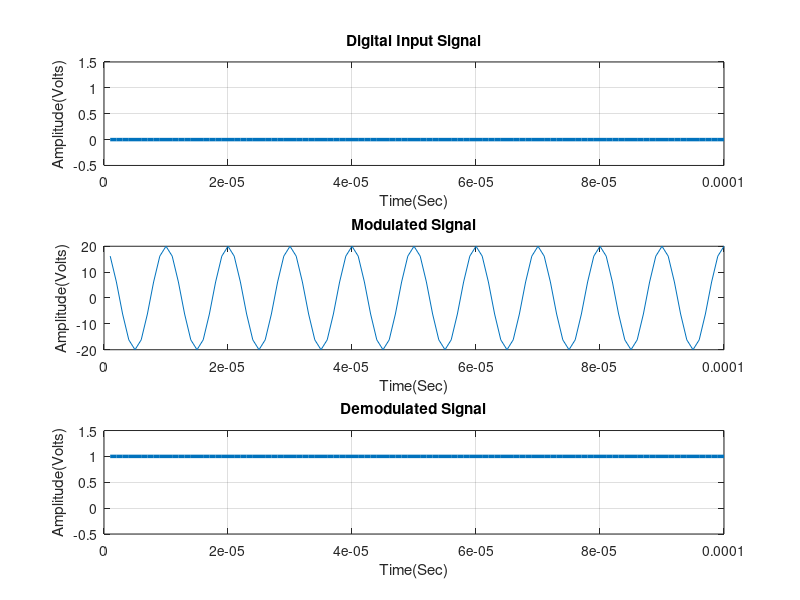

Write MATLAB code to recreate this figure.
% <<<<<<<<<<<<<<<<<<<< Modulation and Demodulation >>>>>>>>>>>>>>>>>>>>
clc, clear all, close all;
% ******************* Digital/Binary input information ********************
x = input('Enter Digital Input Information = ');   % Binary information as stream of bits (binary signal 0 or 1)
N = length(x);
Tb = 0.0001;   %Data rate = 1MHz i.e., bit period (second)
nb = 100;   % Digital signal per bit
t1 = Tb/nb:Tb/nb:Tb*N;   % Time period
t2 = Tb/nb:Tb/nb:Tb;   % Signal time   
% ************* Represent input information as digital signal *************

digit = []; 
for n = 1:1:N
    if x(n) == 1;
       sig = ones(1,nb);
    else x(n) == 0;
        sig = zeros(1,nb);
    end
     digit = [digit sig];
end

figure('Name','ASK Modulation and Demodulation','NumberTitle','off');
subplot(3,1,1);
plot(t1,digit,'LineWidth',2.5);
grid on;
axis([0 Tb*N -0.5 1.5]);
xlabel('Time(Sec)');
ylabel('Amplitude(Volts)');
title('Digital Input Signal');
% **************************** Modulation *****************************
Ac1 = 10;         % Carrier1 Amplitude
Ac2 = 20;         % Carrier2 Amplitude
br = 1/Tb;       % Bit rate
c1 = Ac1*cos(2*pi*100000*t2);      % carrier signal for binary value '1'
c2 = Ac2*cos(2*pi*100000*t2);      % carrier siignal for binary value '0'
mod = [];
for (i = 1:1:N)
    if (x(i) == 0)
        y = c1   % Modulation signal with carrier signal 1
    else
        y = c2   % Modulation signal with carrier signal 2
    end
    mod = [mod y];
end

subplot(3,1,2);
plot(t1,mod);
xlabel('Time(Sec)');
ylabel('Amplitude(Volts)');
title('Modulated Signal');
% ********************* Transmitted signal x ******************************
x = mod;
% ********************* Received signal y *********************************
y = x  % Assuming No Channel Impairments, Recieved Signal = Transmitted Signal
% *************************** Demodulation ****************************
s = length(t2);
demod = [];
for n = s:s:length(y)
  if(y(n-1) == c1(nb-1))
      a = 0
  else
      a = 1
  end
  demod = [demod a]
end
disp('Demodulated Binary Information at Receiver: ');
disp(demod);
% ********** Represent demodulated information as digital signal **********
digit = [];
for n = 1:length(demod);
    if demod(n) == 1;
       sig = ones(1,nb);
    else demod(n) == 0;
        sig = zeros(1,nb);
    end
     digit = [digit sig];
end
subplot(3,1,3)
plot(t1,digit,'LineWidth',2.5);grid on;
axis([0 Tb*length(demod) -0.5 1.5]);
xlabel('Time(Sec)');
ylabel('Amplitude(Volts)');
title('Demodulated Signal');
% ************************** End of the program ***************************

